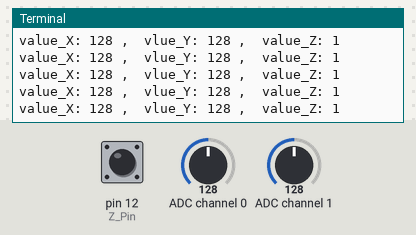
The program below on a simulated Raspberry Pi (header pin numbers). Shown: the last lines printed to the terminal. The test bench sets the inputs (shaded band); at power-on: ADC channel 0 = 128, ADC channel 1 = 128, pin 12 (Z_Pin) HIGH (analog values on the 0–255 scale).

Above: at 1.2 s.
1.3 s: ADC channel 0 set to 178
At 2.3 s:
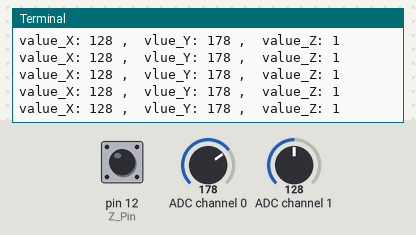
2.8 s: ADC channel 1 set to 178
At 3.7 s:
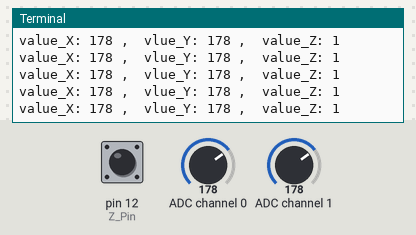
4.3 s: pin 12 (Z_Pin) pulled LOW for 0.15 s
5.9 s: ADC channel 0 set to 224
At 6.6 s:
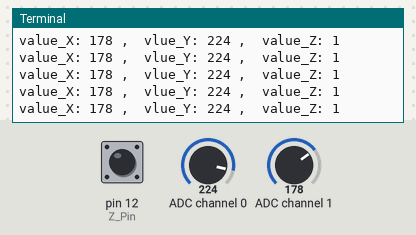
7.4 s: pin 12 (Z_Pin) pulled LOW for 1 s
9.9 s: ADC channel 1 set to 224
At 10.9 s:
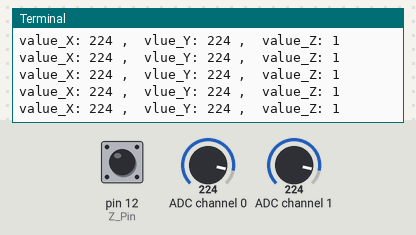
Timing chart, 0 to 12.4 s (numbered marks = the images above; inputs shaded):
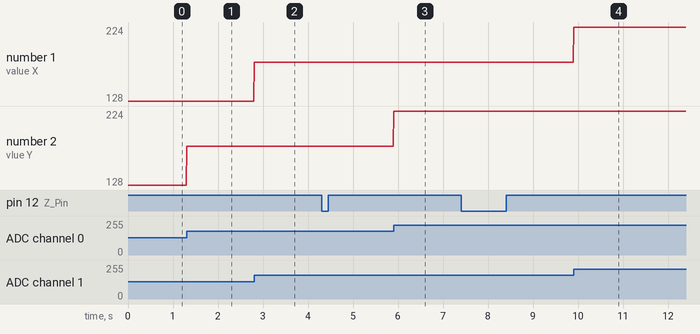

Measured:
- after the input at 1.3 s, the terminal: prints a new line at once (image 1)
- after the input at 2.8 s, the terminal: prints a new line at once (image 2)
- after the input at 5.9 s, the terminal: prints a new line at once (image 3)
- after the input at 9.9 s, the terminal: prints a new line at once (image 4)
- plotted number 2: 128 → 178 after the input at 1.3 s, 178 → 224 after the input at 5.9 s

The program:

Joystick.py
```python
#!/usr/bin/env python3
#############################################################################
# Filename    : Joystick.py
# Description : Read Joystick state
# Author      : www.freenove.com
# modification: 2020/03/09
########################################################################
import RPi.GPIO as GPIO
import time
from ADCDevice import *

Z_Pin = 12      # define Z_Pin
adc = ADCDevice() # Define an ADCDevice class object

def setup():
    global adc
    if(adc.detectI2C(0x48)): # Detect the pcf8591.
        adc = PCF8591()
    elif(adc.detectI2C(0x4b)): # Detect the ads7830
        adc = ADS7830()
    else:
        print("No correct I2C address found, \n"
        "Please use command 'i2cdetect -y 1' to check the I2C address! \n"
        "Program Exit. \n");
        exit(-1)
    GPIO.setmode(GPIO.BOARD)
    GPIO.setup(Z_Pin,GPIO.IN,GPIO.PUD_UP)   # set Z_Pin to pull-up mode
def loop():
    while True:
        val_Z = GPIO.input(Z_Pin)       # read digital value of axis Z
        val_Y = adc.analogRead(0)           # read analog value of axis X and Y
        val_X = adc.analogRead(1)
        print ('value_X: %d ,\tvlue_Y: %d ,\tvalue_Z: %d'%(val_X,val_Y,val_Z))
        time.sleep(0.01)

def destroy():
    adc.close()
    GPIO.cleanup()

if __name__ == '__main__':
    print ('Program is starting ... ') # Program entrance
    setup()
    try:
        loop()
    except KeyboardInterrupt: # Press ctrl-c to end the program.
        destroy()
```
